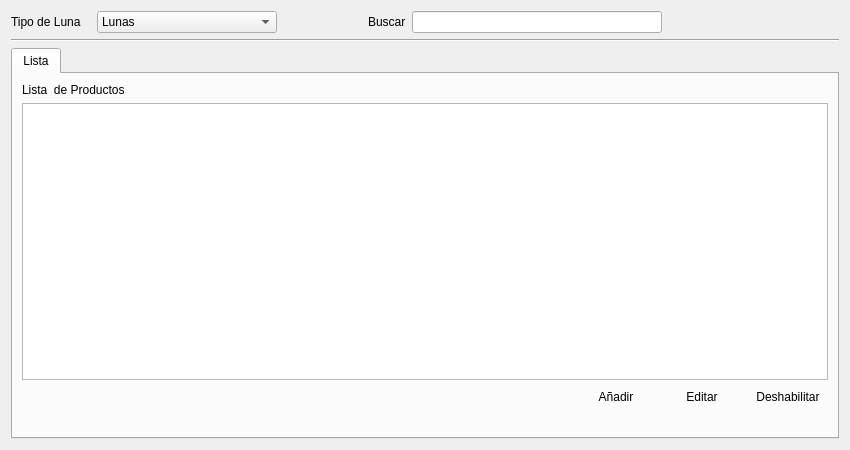
<?xml version="1.0" encoding="UTF-8"?>
<ui version="4.0">
 <class>ui_producto</class>
 <widget class="QWidget" name="ui_producto">
  <property name="geometry">
   <rect>
    <x>0</x>
    <y>0</y>
    <width>850</width>
    <height>450</height>
   </rect>
  </property>
  <property name="windowTitle">
   <string>Form</string>
  </property>
  <layout class="QGridLayout" name="gridLayout_14">
   <item row="0" column="0">
    <layout class="QGridLayout" name="gridLayout_13">
     <item row="0" column="0">
      <layout class="QGridLayout" name="gridLayout_11">
       <item row="0" column="2">
        <spacer name="horizontalSpacer_5">
         <property name="orientation">
          <enum>Qt::Horizontal</enum>
         </property>
         <property name="sizeHint" stdset="0">
          <size>
           <width>11</width>
           <height>11</height>
          </size>
         </property>
        </spacer>
       </item>
       <item row="0" column="3">
        <layout class="QGridLayout" name="gridLayout_10">
         <item row="0" column="0">
          <widget class="QLabel" name="label_3">
           <property name="text">
            <string>Buscar</string>
           </property>
          </widget>
         </item>
         <item row="0" column="1">
          <widget class="QLineEdit" name="lineEdit">
           <property name="minimumSize">
            <size>
             <width>250</width>
             <height>0</height>
            </size>
           </property>
           <property name="maximumSize">
            <size>
             <width>250</width>
             <height>16777215</height>
            </size>
           </property>
          </widget>
         </item>
         <item row="0" column="2">
          <widget class="QPushButton" name="pushButton_busqueda_barra">
           <property name="sizePolicy">
            <sizepolicy hsizetype="Minimum" vsizetype="Fixed">
             <horstretch>0</horstretch>
             <verstretch>0</verstretch>
            </sizepolicy>
           </property>
           <property name="text">
            <string/>
           </property>
           <property name="icon">
            <iconset resource="Icons/Icons.qrc">
             <normaloff>:/Icons/1349716430_zoom.png</normaloff>:/Icons/1349716430_zoom.png</iconset>
           </property>
           <property name="flat">
            <bool>true</bool>
           </property>
          </widget>
         </item>
         <item row="0" column="3">
          <widget class="QPushButton" name="pushButton_busqueda_avanzada">
           <property name="text">
            <string/>
           </property>
           <property name="icon">
            <iconset resource="Icons/Icons.qrc">
             <normaloff>:/Icons/1349716435_cog.png</normaloff>:/Icons/1349716435_cog.png</iconset>
           </property>
           <property name="flat">
            <bool>true</bool>
           </property>
          </widget>
         </item>
        </layout>
       </item>
       <item row="0" column="4">
        <spacer name="horizontalSpacer_6">
         <property name="orientation">
          <enum>Qt::Horizontal</enum>
         </property>
         <property name="sizeHint" stdset="0">
          <size>
           <width>40</width>
           <height>20</height>
          </size>
         </property>
        </spacer>
       </item>
       <item row="0" column="1">
        <widget class="QComboBox" name="Tipo_poroducto_combo">
         <property name="minimumSize">
          <size>
           <width>180</width>
           <height>0</height>
          </size>
         </property>
         <item>
          <property name="text">
           <string>Lunas</string>
          </property>
         </item>
         <item>
          <property name="text">
           <string>Monturas</string>
          </property>
         </item>
         <item>
          <property name="text">
           <string>Lentes de Contacto</string>
          </property>
         </item>
         <item>
          <property name="text">
           <string>Otros</string>
          </property>
         </item>
        </widget>
       </item>
       <item row="0" column="0">
        <widget class="QLabel" name="label">
         <property name="text">
          <string>Tipo de Luna   </string>
         </property>
        </widget>
       </item>
      </layout>
     </item>
     <item row="1" column="0">
      <widget class="Line" name="line">
       <property name="orientation">
        <enum>Qt::Horizontal</enum>
       </property>
      </widget>
     </item>
     <item row="2" column="0">
      <widget class="QTabWidget" name="tabWidget">
       <property name="currentIndex">
        <number>0</number>
       </property>
       <widget class="QWidget" name="Tab1">
        <attribute name="title">
         <string>Lista</string>
        </attribute>
        <layout class="QGridLayout" name="gridLayout_12">
         <item row="0" column="0">
          <layout class="QGridLayout" name="gridLayout_9">
           <item row="0" column="0">
            <layout class="QGridLayout" name="gridLayout_7"/>
           </item>
           <item row="0" column="1">
            <layout class="QGridLayout" name="gridLayout_8">
             <item row="0" column="0">
              <layout class="QGridLayout" name="gridLayout_5">
               <item row="0" column="0">
                <layout class="QGridLayout" name="gridLayout_2">
                 <item row="0" column="0">
                  <widget class="QLabel" name="label_2">
                   <property name="sizePolicy">
                    <sizepolicy hsizetype="Fixed" vsizetype="Preferred">
                     <horstretch>0</horstretch>
                     <verstretch>0</verstretch>
                    </sizepolicy>
                   </property>
                   <property name="text">
                    <string>Lista  de Productos</string>
                   </property>
                  </widget>
                 </item>
                 <item row="1" column="0">
                  <widget class="QTableView" name="tableView">
                   <property name="selectionBehavior">
                    <enum>QAbstractItemView::SelectRows</enum>
                   </property>
                   <attribute name="horizontalHeaderDefaultSectionSize">
                    <number>130</number>
                   </attribute>
                  </widget>
                 </item>
                </layout>
               </item>
               <item row="1" column="0">
                <layout class="QGridLayout" name="gridLayout">
                 <item row="0" column="0">
                  <spacer name="horizontalSpacer_2">
                   <property name="orientation">
                    <enum>Qt::Horizontal</enum>
                   </property>
                   <property name="sizeHint" stdset="0">
                    <size>
                     <width>40</width>
                     <height>20</height>
                    </size>
                   </property>
                  </spacer>
                 </item>
                 <item row="0" column="1">
                  <widget class="QPushButton" name="pushButton_agregar">
                   <property name="sizePolicy">
                    <sizepolicy hsizetype="Fixed" vsizetype="Fixed">
                     <horstretch>0</horstretch>
                     <verstretch>0</verstretch>
                    </sizepolicy>
                   </property>
                   <property name="text">
                    <string>Añadir</string>
                   </property>
                   <property name="icon">
                    <iconset resource="Icons/Icons.qrc">
                     <normaloff>:/Icons/1349716423_sq_plus.png</normaloff>:/Icons/1349716423_sq_plus.png</iconset>
                   </property>
                   <property name="flat">
                    <bool>true</bool>
                   </property>
                  </widget>
                 </item>
                 <item row="0" column="2">
                  <widget class="QPushButton" name="pushButton_aditar_luna">
                   <property name="sizePolicy">
                    <sizepolicy hsizetype="Fixed" vsizetype="Fixed">
                     <horstretch>0</horstretch>
                     <verstretch>0</verstretch>
                    </sizepolicy>
                   </property>
                   <property name="text">
                    <string>Editar</string>
                   </property>
                   <property name="icon">
                    <iconset resource="Icons/Icons.qrc">
                     <normaloff>:/Icons/1349716425_doc_edit.png</normaloff>:/Icons/1349716425_doc_edit.png</iconset>
                   </property>
                   <property name="flat">
                    <bool>true</bool>
                   </property>
                  </widget>
                 </item>
                 <item row="0" column="3">
                  <widget class="QPushButton" name="pushButton_eliminar_luna">
                   <property name="sizePolicy">
                    <sizepolicy hsizetype="Fixed" vsizetype="Fixed">
                     <horstretch>0</horstretch>
                     <verstretch>0</verstretch>
                    </sizepolicy>
                   </property>
                   <property name="text">
                    <string>Deshabilitar</string>
                   </property>
                   <property name="icon">
                    <iconset resource="Icons/Icons.qrc">
                     <normaloff>:/Icons/1349716432_round_minus.png</normaloff>:/Icons/1349716432_round_minus.png</iconset>
                   </property>
                   <property name="flat">
                    <bool>true</bool>
                   </property>
                  </widget>
                 </item>
                </layout>
               </item>
              </layout>
             </item>
             <item row="1" column="0">
              <spacer name="horizontalSpacer_4">
               <property name="orientation">
                <enum>Qt::Horizontal</enum>
               </property>
               <property name="sizeHint" stdset="0">
                <size>
                 <width>650</width>
                 <height>20</height>
                </size>
               </property>
              </spacer>
             </item>
            </layout>
           </item>
          </layout>
         </item>
        </layout>
       </widget>
      </widget>
     </item>
    </layout>
   </item>
  </layout>
 </widget>
 <resources>
  <include location="Icons/Icons.qrc"/>
 </resources>
 <connections/>
</ui>
